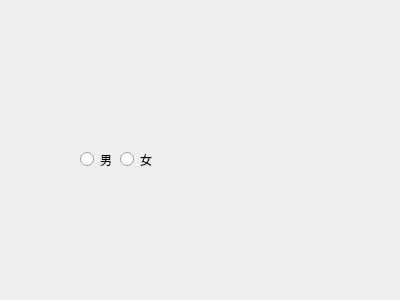
<?xml version="1.0" encoding="UTF-8"?>
<ui version="4.0">
 <class>Form</class>
 <widget class="QWidget" name="Form">
  <property name="geometry">
   <rect>
    <x>0</x>
    <y>0</y>
    <width>400</width>
    <height>300</height>
   </rect>
  </property>
  <property name="windowTitle">
   <string>Form</string>
  </property>
  <widget class="QRadioButton" name="radioButton">
   <property name="geometry">
    <rect>
     <x>80</x>
     <y>150</y>
     <width>41</width>
     <height>19</height>
    </rect>
   </property>
   <property name="text">
    <string>男</string>
   </property>
  </widget>
  <widget class="QRadioButton" name="radioButton_2">
   <property name="geometry">
    <rect>
     <x>120</x>
     <y>150</y>
     <width>51</width>
     <height>19</height>
    </rect>
   </property>
   <property name="text">
    <string>女</string>
   </property>
  </widget>
 </widget>
 <resources/>
 <connections/>
</ui>
